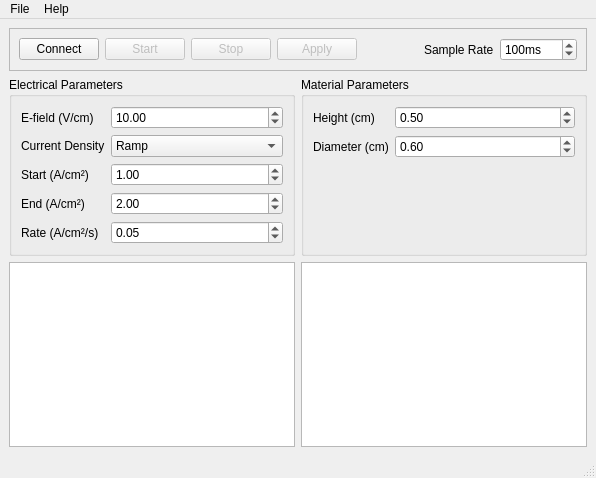
<?xml version="1.0" encoding="UTF-8"?>
<ui version="4.0">
 <class>MainWindow</class>
 <widget class="QMainWindow" name="MainWindow">
  <property name="geometry">
   <rect>
    <x>0</x>
    <y>0</y>
    <width>596</width>
    <height>478</height>
   </rect>
  </property>
  <property name="sizePolicy">
   <sizepolicy hsizetype="Expanding" vsizetype="Expanding">
    <horstretch>0</horstretch>
    <verstretch>0</verstretch>
   </sizepolicy>
  </property>
  <property name="windowTitle">
   <string>MainWindow</string>
  </property>
  <widget class="QWidget" name="centralwidget">
   <property name="sizePolicy">
    <sizepolicy hsizetype="Expanding" vsizetype="Expanding">
     <horstretch>0</horstretch>
     <verstretch>0</verstretch>
    </sizepolicy>
   </property>
   <layout class="QVBoxLayout" name="verticalLayout">
    <item>
     <widget class="QFrame" name="ControlBox">
      <property name="sizePolicy">
       <sizepolicy hsizetype="Preferred" vsizetype="Maximum">
        <horstretch>0</horstretch>
        <verstretch>0</verstretch>
       </sizepolicy>
      </property>
      <property name="frameShape">
       <enum>QFrame::Shape::StyledPanel</enum>
      </property>
      <property name="frameShadow">
       <enum>QFrame::Shadow::Raised</enum>
      </property>
      <layout class="QHBoxLayout" name="horizontalLayout">
       <item>
        <widget class="QPushButton" name="connectionButton">
         <property name="text">
          <string>Connect</string>
         </property>
        </widget>
       </item>
       <item>
        <widget class="QPushButton" name="startButton">
         <property name="enabled">
          <bool>false</bool>
         </property>
         <property name="text">
          <string>Start</string>
         </property>
        </widget>
       </item>
       <item>
        <widget class="QPushButton" name="stopButton">
         <property name="enabled">
          <bool>false</bool>
         </property>
         <property name="text">
          <string>Stop</string>
         </property>
        </widget>
       </item>
       <item>
        <widget class="QPushButton" name="applyButton">
         <property name="enabled">
          <bool>false</bool>
         </property>
         <property name="sizePolicy">
          <sizepolicy hsizetype="Preferred" vsizetype="Fixed">
           <horstretch>0</horstretch>
           <verstretch>0</verstretch>
          </sizepolicy>
         </property>
         <property name="text">
          <string>Apply</string>
         </property>
        </widget>
       </item>
       <item>
        <spacer name="horizontalSpacer_2">
         <property name="orientation">
          <enum>Qt::Orientation::Horizontal</enum>
         </property>
         <property name="sizeHint" stdset="0">
          <size>
           <width>40</width>
           <height>20</height>
          </size>
         </property>
        </spacer>
       </item>
       <item>
        <widget class="QLabel" name="sampleRateLabel">
         <property name="text">
          <string>Sample Rate</string>
         </property>
        </widget>
       </item>
       <item>
        <widget class="QDoubleSpinBox" name="sampleRateDoubleSpinBox">
         <property name="suffix">
          <string>ms</string>
         </property>
         <property name="decimals">
          <number>0</number>
         </property>
         <property name="minimum">
          <double>10.000000000000000</double>
         </property>
         <property name="maximum">
          <double>10000.000000000000000</double>
         </property>
         <property name="value">
          <double>100.000000000000000</double>
         </property>
        </widget>
       </item>
      </layout>
     </widget>
    </item>
    <item>
     <layout class="QHBoxLayout" name="ParamBox">
      <property name="sizeConstraint">
       <enum>QLayout::SizeConstraint::SetMinimumSize</enum>
      </property>
      <item>
       <widget class="QGroupBox" name="ElecBox">
        <property name="sizePolicy">
         <sizepolicy hsizetype="MinimumExpanding" vsizetype="Minimum">
          <horstretch>0</horstretch>
          <verstretch>0</verstretch>
         </sizepolicy>
        </property>
        <property name="title">
         <string>Electrical Parameters</string>
        </property>
        <layout class="QFormLayout" name="formLayout_2">
         <item row="0" column="0">
          <widget class="QLabel" name="eFieldLabel">
           <property name="text">
            <string>E-field (V/cm)</string>
           </property>
          </widget>
         </item>
         <item row="0" column="1">
          <widget class="QDoubleSpinBox" name="eFieldDoubleSpinBox">
           <property name="value">
            <double>10.000000000000000</double>
           </property>
          </widget>
         </item>
         <item row="1" column="0">
          <widget class="QLabel" name="currentDensityLabel">
           <property name="text">
            <string>Current Density</string>
           </property>
          </widget>
         </item>
         <item row="1" column="1">
          <widget class="QComboBox" name="currentDensityModeComboBox">
           <property name="currentIndex">
            <number>1</number>
           </property>
           <item>
            <property name="text">
             <string>Hold</string>
            </property>
           </item>
           <item>
            <property name="text">
             <string>Ramp</string>
            </property>
           </item>
          </widget>
         </item>
         <item row="2" column="0">
          <widget class="QLabel" name="currentDensityStartLabel">
           <property name="text">
            <string>Start (A/cm²)</string>
           </property>
          </widget>
         </item>
         <item row="2" column="1">
          <widget class="QDoubleSpinBox" name="currentDensityStartDoubleSpinBox">
           <property name="singleStep">
            <double>0.500000000000000</double>
           </property>
           <property name="value">
            <double>1.000000000000000</double>
           </property>
          </widget>
         </item>
         <item row="3" column="0">
          <widget class="QLabel" name="currentDensityEndLabel">
           <property name="text">
            <string>End (A/cm²)</string>
           </property>
          </widget>
         </item>
         <item row="3" column="1">
          <widget class="QDoubleSpinBox" name="currentDensityEndDoubleSpinBox">
           <property name="singleStep">
            <double>0.500000000000000</double>
           </property>
           <property name="value">
            <double>2.000000000000000</double>
           </property>
          </widget>
         </item>
         <item row="4" column="0">
          <widget class="QLabel" name="currentDensityRateLabel">
           <property name="text">
            <string>Rate (A/cm²/s)</string>
           </property>
          </widget>
         </item>
         <item row="4" column="1">
          <widget class="QDoubleSpinBox" name="currentDensityRateDoubleSpinBox">
           <property name="singleStep">
            <double>0.050000000000000</double>
           </property>
           <property name="value">
            <double>0.050000000000000</double>
           </property>
          </widget>
         </item>
        </layout>
       </widget>
      </item>
      <item>
       <widget class="QGroupBox" name="MatBox">
        <property name="sizePolicy">
         <sizepolicy hsizetype="MinimumExpanding" vsizetype="Minimum">
          <horstretch>0</horstretch>
          <verstretch>0</verstretch>
         </sizepolicy>
        </property>
        <property name="minimumSize">
         <size>
          <width>0</width>
          <height>0</height>
         </size>
        </property>
        <property name="title">
         <string>Material Parameters</string>
        </property>
        <layout class="QFormLayout" name="formLayout_3">
         <item row="0" column="0">
          <widget class="QLabel" name="heightCmLabel">
           <property name="text">
            <string>Height (cm)</string>
           </property>
          </widget>
         </item>
         <item row="0" column="1">
          <widget class="QDoubleSpinBox" name="heightCmDoubleSpinBox">
           <property name="value">
            <double>0.500000000000000</double>
           </property>
          </widget>
         </item>
         <item row="1" column="0">
          <widget class="QLabel" name="diameterCmLabel">
           <property name="text">
            <string>Diameter (cm)</string>
           </property>
          </widget>
         </item>
         <item row="1" column="1">
          <widget class="QDoubleSpinBox" name="diameterCmDoubleSpinBox">
           <property name="value">
            <double>0.600000000000000</double>
           </property>
          </widget>
         </item>
        </layout>
       </widget>
      </item>
     </layout>
    </item>
    <item>
     <layout class="QHBoxLayout" name="GraphBox">
      <item>
       <widget class="QGraphicsView" name="graphPlaceholder1">
        <property name="sizePolicy">
         <sizepolicy hsizetype="Preferred" vsizetype="MinimumExpanding">
          <horstretch>0</horstretch>
          <verstretch>0</verstretch>
         </sizepolicy>
        </property>
        <property name="minimumSize">
         <size>
          <width>0</width>
          <height>150</height>
         </size>
        </property>
       </widget>
      </item>
      <item>
       <widget class="QGraphicsView" name="graphPlaceholder2">
        <property name="sizePolicy">
         <sizepolicy hsizetype="Preferred" vsizetype="MinimumExpanding">
          <horstretch>0</horstretch>
          <verstretch>0</verstretch>
         </sizepolicy>
        </property>
        <property name="minimumSize">
         <size>
          <width>0</width>
          <height>150</height>
         </size>
        </property>
       </widget>
      </item>
     </layout>
    </item>
   </layout>
  </widget>
  <widget class="QMenuBar" name="menubar">
   <property name="geometry">
    <rect>
     <x>0</x>
     <y>0</y>
     <width>596</width>
     <height>33</height>
    </rect>
   </property>
   <widget class="QMenu" name="menuFile">
    <property name="title">
     <string>File</string>
    </property>
    <addaction name="actionSave_data"/>
   </widget>
   <widget class="QMenu" name="menuHelp">
    <property name="title">
     <string>Help</string>
    </property>
    <addaction name="actionGitHub"/>
   </widget>
   <addaction name="menuFile"/>
   <addaction name="menuHelp"/>
  </widget>
  <widget class="QStatusBar" name="statusbar">
   <property name="sizeGripEnabled">
    <bool>true</bool>
   </property>
  </widget>
  <action name="actionSave_data">
   <property name="text">
    <string>Save data</string>
   </property>
  </action>
  <action name="actionGitHub">
   <property name="text">
    <string>GitHub</string>
   </property>
  </action>
 </widget>
 <resources/>
 <connections/>
</ui>
